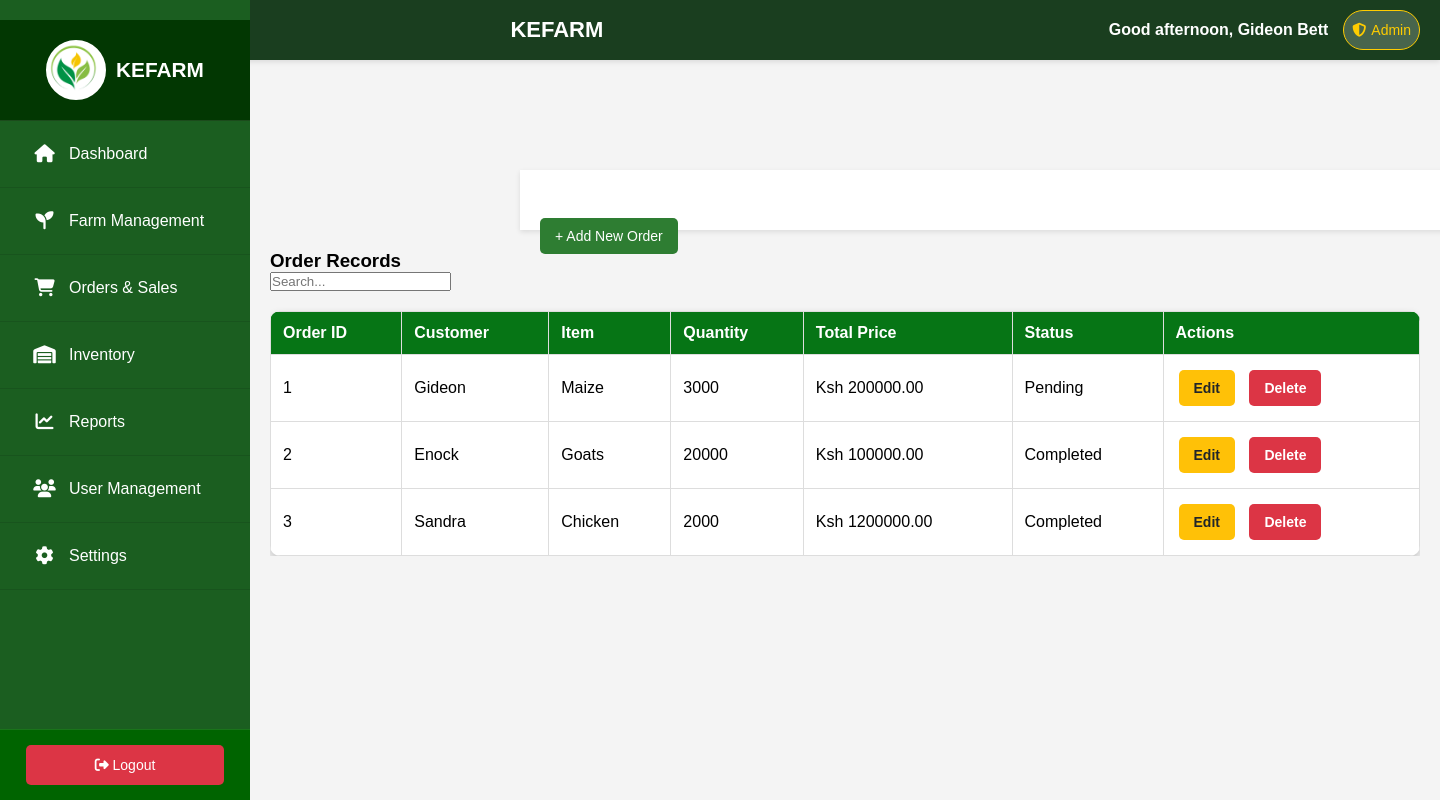
/Dashboard/orders_sales.php (signed in), run on the app's committed database.
### tables this page shows
CREATE TABLE `orders` (
  `id` int(11) NOT NULL,
  `customer_name` varchar(255) NOT NULL,
  `product_name` varchar(255) NOT NULL,
  `quantity` int(11) NOT NULL,
  `total_price` decimal(10,2) NOT NULL,
  `order_date` timestamp NOT NULL DEFAULT CURRENT_TIMESTAMP,
  `status` enum('Pending','Completed','Cancelled') DEFAULT 'Pending'
);

### Dashboard/orders_sales.php (the view, shortened to what this page needs)
<?php
require_once 'db_connection.php';
include 'includes/sidebar.php';
include 'includes/header.php';
?>
<!DOCTYPE html>
<html lang="en">
<head>
    <link rel="stylesheet" href="styles.css">
    <link rel="stylesheet" href="https://cdnjs.cloudflare.com/ajax/libs/font-awesome/6.4.2/css/all.min.css">
</head>
<body>
<div class="main-content">
    <header>
        <h2><i class="fas fa-shopping-cart"></i> Orders & Sales</h2>
        <button class="btn" onclick="openModal()">+ Add New Order</button>
    </header>
    <div class="table-container">
        <h3>Order Records</h3>
        <input type="text" id="search" placeholder="Search..." onkeyup="filterTable()">
        <table>
            <thead>
                <tr>
                    <th>Order ID</th>
                    <th>Customer</th>
                    <th>Item</th>
                    <th>Quantity</th>
                    <th>Total Price</th>
                    <th>Status</th>
                    <th>Actions</th>
                </tr>
            </thead>
            <tbody id="orderTable">
                <?php
                $result = $conn->query("SELECT * FROM orders");
                while ($row = $result->fetch_assoc()) {
                    echo "<tr data-id='{$row['id']}'>
                            <td>{$row['id']}</td>
                            <td>{$row['customer_name']}</td>
                            <td>{$row['product_name']}</td>
                            <td>{$row['quantity']}</td>
                            <td>Ksh {$row['total_price']}</td>
                            <td><span class='status {$row['status']}'>{$row['status']}</span></td>
                            <td>
                                <button class='edit-btn' onclick='openEditModal({$row['id']})'>Edit</button>
                                <button class='delete-btn' onclick='deleteOrder({$row['id']})'>Delete</button>
                            </td>
                        </tr>";
                }
                ?>
            </tbody>
        </table>
    </div>
</div>
</body>
</html>

### Dashboard/styles.css (style rules this page uses)
:root { --primary-color: #2E7D32; --dark-green: #1B5E20; --text-color: #fff; --bg-color: #F4F4F4; }
* { margin: 0; padding: 0; box-sizing: border-box; font-family: Arial, sans-serif; }
body { background-color: var(--bg-color); }
header { background: var(--primary-color); padding: 15px; color: var(--text-color); position: fixed; width: 100%; top: 0; left: 0; z-index: 1000; height: 60px; line-height: 30px; font-size: 22px; font-weight: bold; }
.main-content { margin-left: 250px; padding: 80px 20px 20px; transition: margin-left 0.3s ease; }
table { width: 100%; border-collapse: collapse; background: white; border-radius: 10px; overflow: hidden; box-shadow: 0 4px 8px rgba(0, 0, 0, 0.2); }
th, td { padding: 10px; text-align: left; border-bottom: 1px solid #ddd; }
th { background: var(--dark-green); color: white; }
.btn { background: var(--primary-color); color: white; border: none; padding: 10px 15px; cursor: pointer; transition: 0.3s; }
@media (min-width: 769px) { .main-content { margin-left: 250px; width: calc(100% - 250px); } }
@media (min-width: 769px) { header { width: calc(100% - 250px); left: 250px; } }

### Dashboard/orders_sales.php (style rules this page uses)
.main-content { margin-top: 80px; padding: 20px; }
.table-container { margin-top: 20px; overflow-x: auto; }
table { width: 100%; border-collapse: collapse; margin-top: 20px; }
table th, table td { padding: 12px; text-align: left; border: 1px solid #ddd; }
table th { background-color: rgb(6, 117, 21); font-weight: bold; }
button { padding: 10px 15px; font-size: 14px; border: none; border-radius: 5px; cursor: pointer; transition: 0.3s ease-in-out; }
button.edit-btn { background-color: #ffc107; color: #212529; font-weight: bold; margin-right: 5px; }
button.delete-btn { background-color: #dc3545; color: white; font-weight: bold; margin-left: 5px; }
td button { margin: 3px; }
header { position: relative; width: 100%; background-color: #fff; padding: 15px 20px; box-shadow: 0px 2px 5px rgba(0, 0, 0, 0.1); z-index: 1000; }

### data on the page
orders: id "1", customer_name "Gideon", product_name "Maize", quantity "3000", total_price "200000.00", status "Pending"
orders: id "2", customer_name "Enock", product_name "Goats", quantity "20000", total_price "100000.00", status "Completed"
orders: id "3", customer_name "Sandra", product_name "Chicken", quantity "2000", total_price "1200000.00", status "Completed"

### other printed values
$greeting "Good afternoon"
$_SESSION["user_name"] "Gideon Bett"
$_SESSION["user_role"] "Admin"
